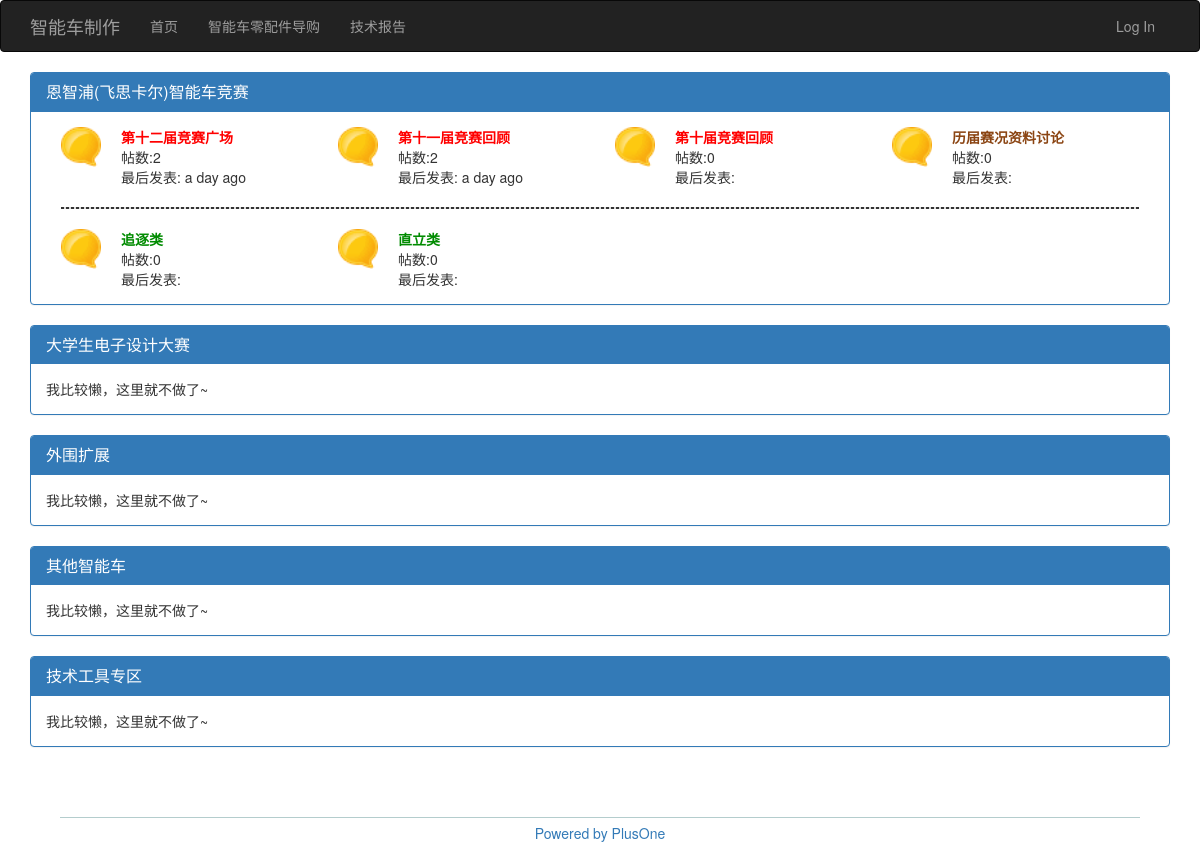
Before: / with the older database file.
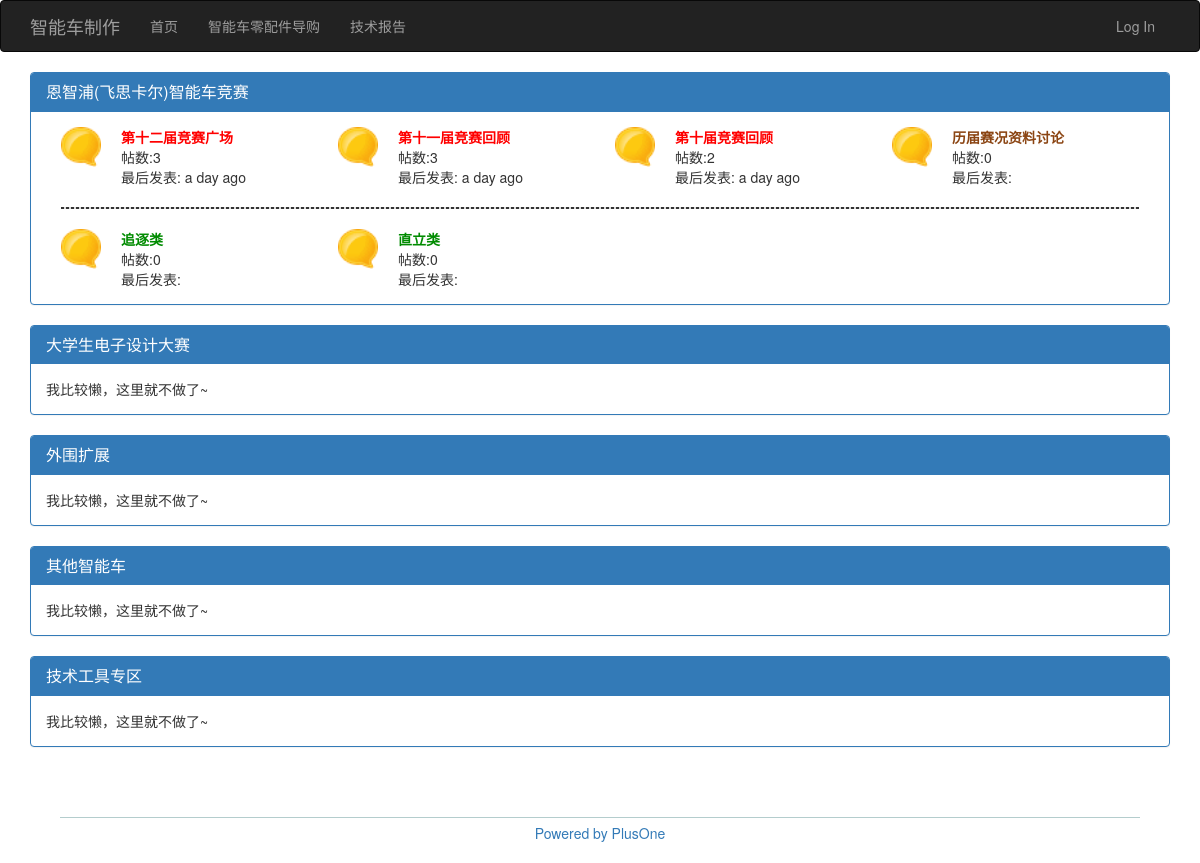
After: the same page with the newer database file.
### app/models.py (models this page shows, shortened)
class Forum(db.Model):
    __tablename__='forums'
    id=db.Column(db.Integer, primary_key=True)
    name=db.Column(db.String(64), unique=True)
    forumname=db.Column(db.String(64), unique=True)
    order=db.Column(db.Integer)
    color=db.Column(db.String(64), default='red')
    posts=db.relationship('Post', backref='subforum', lazy='dynamic')
    users=db.relationship('User', backref='subforum', lazy='dynamic')

class Post(db.Model):
    __tablename__='posts'
    id=db.Column(db.Integer, primary_key=True)
    body=db.Column(db.Text)
    timestamp=db.Column(db.DateTime, index=True, default=datetime.utcnow)
    author_id=db.Column(db.Integer, db.ForeignKey('users.id'))
    body_html=db.Column(db.Text)
    forum_id=db.Column(db.Integer, db.ForeignKey('forums.id'))

### app/main/views.py (the view)
@main.route('/', methods=['GET', 'POST'])
def index():
    forum_num=Forum.query.count()
    forums=Forum.query.all()
    num=1
    for forum in forums:
        forum.order=num
        num=num+1
    return render_template('index.html',forum_num=forum_num, forums=forums, Post=Post)

### app/auth/views.py (called while the page is built)
@auth.before_app_request
def before_request():
    if current_user.is_authenticated:
        current_user.ping()
        if not current_user.confirmed \
            and request.endpoint[:5]!='auth.':
            return redirect(url_for('auth.unconfirmed'))

### app/main/__init__.py (called while the page is built)
@main.app_context_processor
def inject_permissions():
    return dict(Permission=Permission)

### app/models.py (called while the page is built)
    def is_administrator(self):
        return False

### app/templates/index.html (shortened to what the changed rows need)
{% extends "base.html" %}
{% block page_content %}
    <div class="panel panel-primary">
        <div class="panel-body" style="padding-left:30px; padding-right:30px">
            {% for forum in forums %}
                {% if forum.query.count()==1 %}
                <div class="row" >
                    <div class="col-xs-6 col-sm-3">
                        <a href="/"><img src="../static/index/index_bubble.gif" class="img-responsive index_img"></a>
                        <div class="index_text">
                            <a class="{{ forum.color }}" href="{{ url_for('note.subforum', id=forum.id) }}">{{ forum.forumname }}</a>
                            <div>帖数:{{ forum.posts.count() }}</div>
                            <div>最后发表:
                            {% if forum.posts.count()!=0 %}
                            {{ moment(forum.posts.order_by(Post.timestamp.desc()).first().timestamp).fromNow() }}
                            {% endif %}
                            </div>
                        </div>
                    </div>
                </div>
                {% elif forum.order==1 %}
                <div class="row" >
                    <div class="col-xs-6 col-sm-3">
                        <a href="/"><img src="../static/index/index_bubble.gif" class="img-responsive index_img"></a>
                        <div class="index_text">
                            <a class="{{ forum.color }}" href="{{ url_for('note.subforum', id=forum.id) }}">{{ forum.forumname }}</a>
                            <div>帖数:{{ forum.posts.count() }}</div>
                            <div>最后发表:
                            {% if forum.posts.count()!=0 %}
                            {{ moment(forum.posts.order_by(Post.timestamp.desc()).first().timestamp).fromNow() }}
                            {% endif %}
                            </div>
                        </div>
                    </div>
                {% elif forum.order%4==1 and forum.order!=1 %}
                <hr style="border:1px dashed" color="#DDDDDD">
                <div class="row" >
                    <div class="col-xs-6 col-sm-3">
                        <a href="/"><img src="../static/index/index_bubble.gif" class="img-responsive index_img"></a>
                        <div class="index_text">
                            <a class="{{ forum.color }}" href="{{ url_for('note.subforum', id=forum.id) }}">{{ forum.forumname }}</a>
                            <div>帖数:{{ forum.posts.count() }}</div>
                            <div>最后发表:
                            {% if forum.posts.count()!=0 %}
                            {{ moment(forum.posts.order_by(Post.timestamp.desc()).first().timestamp).fromNow() }}
                            {% endif %}
                            </div>
                        </div>
                    </div>
                {% elif forum.order==forum.query.count() %}
                    <div class="col-xs-6 col-sm-3">
                        <a href="/"><img src="../static/index/index_bubble.gif" class="img-responsive index_img"></a>
                        <div class="index_text">
                            <a class="{{ forum.color }}" href="{{ url_for('note.subforum', id=forum.id) }}">{{ forum.forumname }}</a>
                            <div>帖数:{{ forum.posts.count() }}</div>
                            <div>最后发表:
                            {% if forum.posts.count()!=0 %}
                            {{ moment(forum.posts.order_by(Post.timestamp.desc()).first().timestamp).fromNow() }}
                            {% endif %}
                            </div>
                        </div>
                    </div>
                </div>
                {% elif forum.order%4==0 %}
                </div>
                {% else %}
                <div class="col-xs-6 col-sm-3">
                    <a href="/"><img src="../static/index/index_bubble.gif" class="img-responsive index_img"></a>
                    <div class="index_text">
                        <a class="{{ forum.color }}" href="{{ url_for('note.subforum', id=forum.id) }}">{{ forum.forumname }}</a>
                        <div>帖数:{{ forum.posts.count() }}</div>
                        <div>最后发表:
                        {% if forum.posts.count()!=0 %}
                        {{ moment(forum.posts.order_by(Post.timestamp.desc()).first().timestamp).fromNow() }}
                        {% endif %}
                        </div>
                    </div>
                </div>
                {% endif %}
            {% endfor %}
        </div>
    </div>
{% endblock %}

Changed rows visible on the page:
computed for Forum "第十二届竞赛广场": posts.count "2" → "3"
computed for Forum "第十一届竞赛回顾": posts.count "2" → "3"
computed for Forum "第十届竞赛回顾": posts.count "0" → "2"
added Post: timestamp "a day ago"
